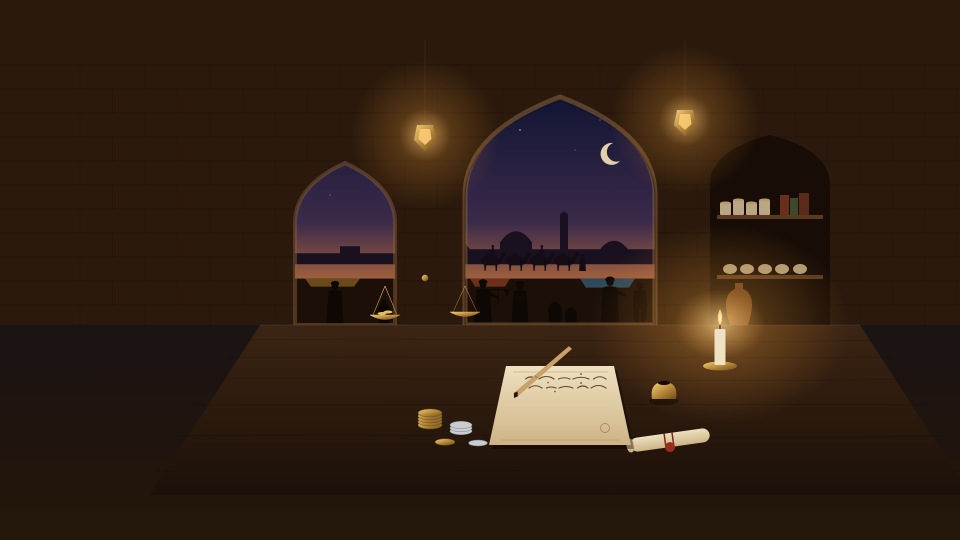
#> input picture art/reference/abbasid.png, 1920 x 1080 px, found by its file name (shown at 1/2 size)
$ python compare.py
#> lines starting #> are read from the running program, lines starting #| are printed output that depends on the picture
### tools/render/post.py
"""Finish renders like a film still (bloom, gentle S-curve, vignette, grain) and hand them to the site.
python post.py [id ...]   (default: every finished render in final/)
"""
import json, os, sys, glob
import numpy as np
from PIL import Image, ImageFilter

FINAL = "/home/claude/render/final"
SITE = "/home/claude/siena-web"
PLATES = os.path.join(SITE, "art/plates")
THREADS = os.path.join(SITE, "content/plate-threads.json")
os.makedirs(PLATES, exist_ok=True)


EXPOSURE = {"centuries-ledger": 1.3, "centuries-accountbook": 1.2}


def grade(path, bloom=0.22, vignette=0.28, grain=0.010, contrast=0.12, seed=0, exposure=1.0):
#> called with path = '/home/claude/render/final4/abbasid.png', bloom = 0.22, vignette = 0.28, grain = 0.01, contrast = 0.12, seed = 7, exposure = 1.08
    im = Image.open(path)
#> im is the input picture: PIL image 1920x1080 RGB; mean R, G, B 49.9, 32.7, 20.9
    a = np.asarray(im).astype(np.float32)
    a = a / (65535.0 if a.max() > 255 else 255.0)
    a = a[..., :3] * exposure
    h, w = a.shape[:2]
#> h = 1080; w = 1920
    # bloom from highlights
    lum = a @ np.array([0.2126, 0.7152, 0.0722], np.float32)
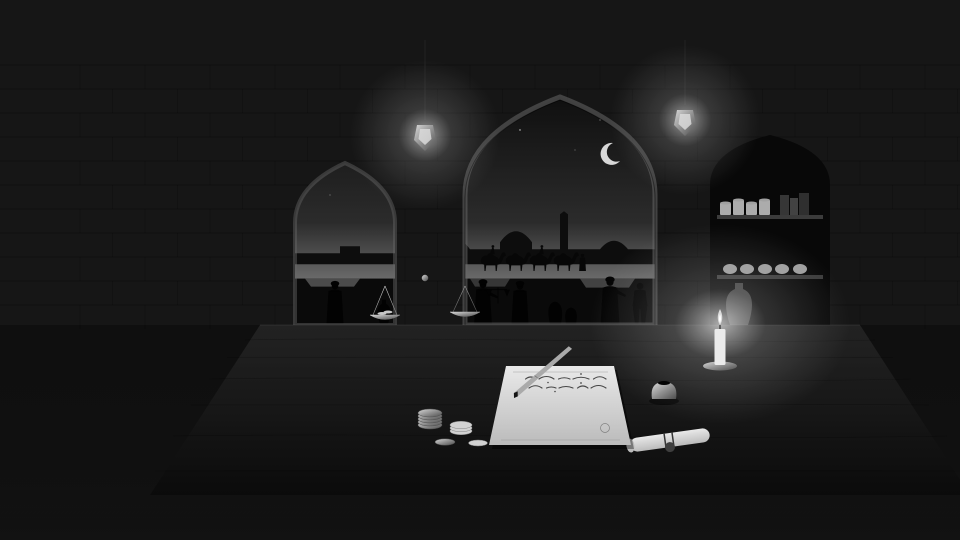
#> lum: shape (1080, 1920) float32 (shown at 1/2 size); min 0.0302, max 1.04, mean 0.15; drawn with min black and max white
    hi = np.clip((lum - 0.72) / 0.28, 0, 1)[..., None] * a
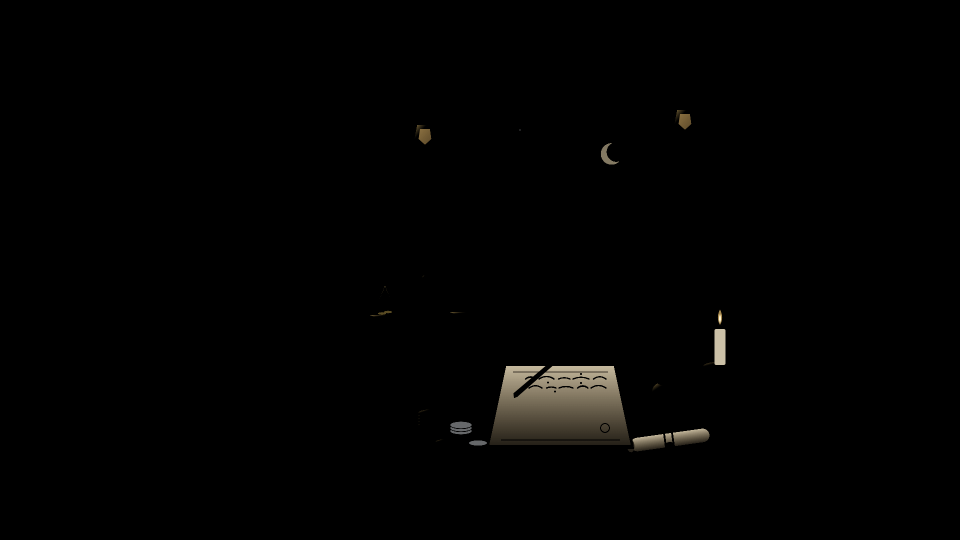
#> hi: shape (1080, 1920, 3) float32 (shown at 1/2 size); mean R, G, B 0.0105, 0.00964, 0.00784; drawn with min black and max white
    hi_img = Image.fromarray((hi * 255).astype(np.uint8))
    b1 = np.asarray(hi_img.filter(ImageFilter.GaussianBlur(w * 0.006)), np.float32) / 255
    b2 = np.asarray(hi_img.filter(ImageFilter.GaussianBlur(w * 0.025)), np.float32) / 255
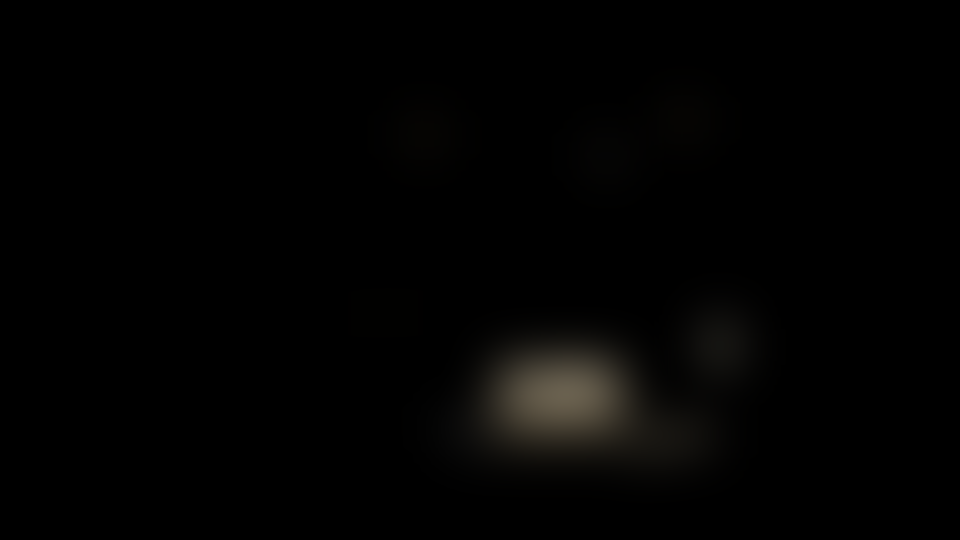
#> b2: shape (1080, 1920, 3) float32 (shown at 1/2 size); mean R, G, B 0.0104, 0.00952, 0.00773
    a = a + bloom * (0.6 * b1 + 0.8 * b2)
    # gentle S-curve around mid grey
    a = np.clip(a, 0, 1)
    a = a + contrast * (a - a ** 2) * (a - 0.5) * 4
    # vignette
    yy, xx = np.mgrid[0:h, 0:w].astype(np.float32)
    r = np.sqrt(((xx - w * 0.56) / (w * 0.62)) ** 2 + ((yy - h * 0.55) / (h * 0.72)) ** 2)
    a *= (1 - vignette * np.clip(r - 0.35, 0, 1) ** 1.6)[..., None]
    # grain (luminance, finer in highlights)
    rng = np.random.default_rng(seed)
    g = rng.normal(0, grain, (h, w)).astype(np.float32)
    g = np.asarray(Image.fromarray(((g + 0.5) * 255).clip(0, 255).astype(np.uint8)).filter(ImageFilter.GaussianBlur(0.6)), np.float32) / 255 - 0.5
    a += g[..., None] * (1.2 - np.clip(lum, 0, 1)[..., None])
    return Image.fromarray((np.clip(a, 0, 1) * 255 + 0.5).astype(np.uint8))


def cine(img, sat=1.12, contrast=0.18, shadow_tint=(0.0, 0.0, 0.0), high_tint=(0.0, 0.0, 0.0), black=0.012):
    """Cinematic finish on top of grade(): saturation, filmic contrast, split toning, a soft black floor."""
#> called with sat = 1.14, contrast = 0.2, shadow_tint = (0.006, 0, -0.004), high_tint = (0.02, 0.008, -0.014), black = 0.012
    a = np.asarray(img, np.float32) / 255
    lum = (a @ np.array([0.2126, 0.7152, 0.0722], np.float32))[..., None]
#> lum: shape (1080, 1920, 1) float32
    a = lum + (a - lum) * sat
    a = np.clip(a, 0, 1)
    a = a + contrast * (a - a ** 2) * (a - 0.45) * 4
    w_sh = np.clip(1 - lum * 2.2, 0, 1)
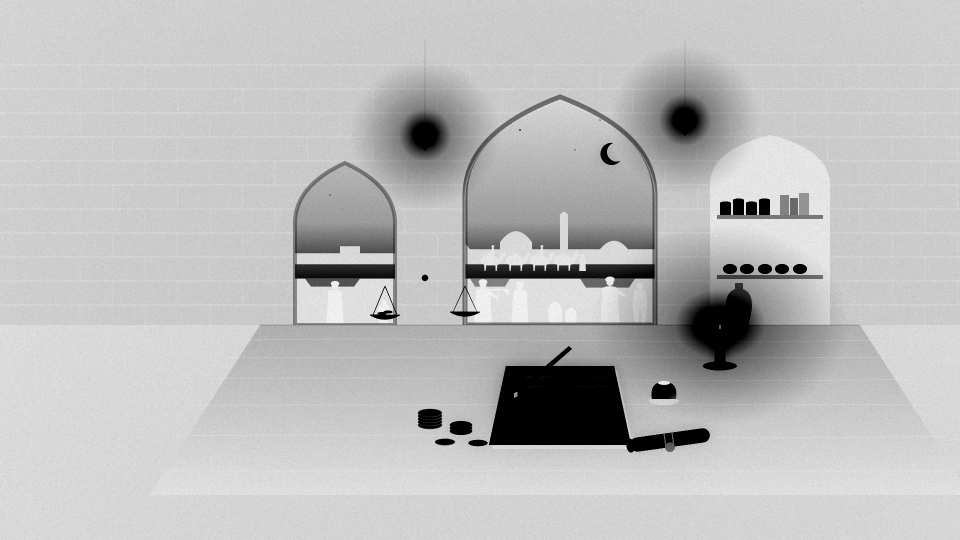
#> w_sh: shape (1080, 1920, 1) float32 (shown at 1/2 size); min 0, max 0.991, mean 0.741
    w_hi = np.clip((lum - 0.45) * 2, 0, 1)
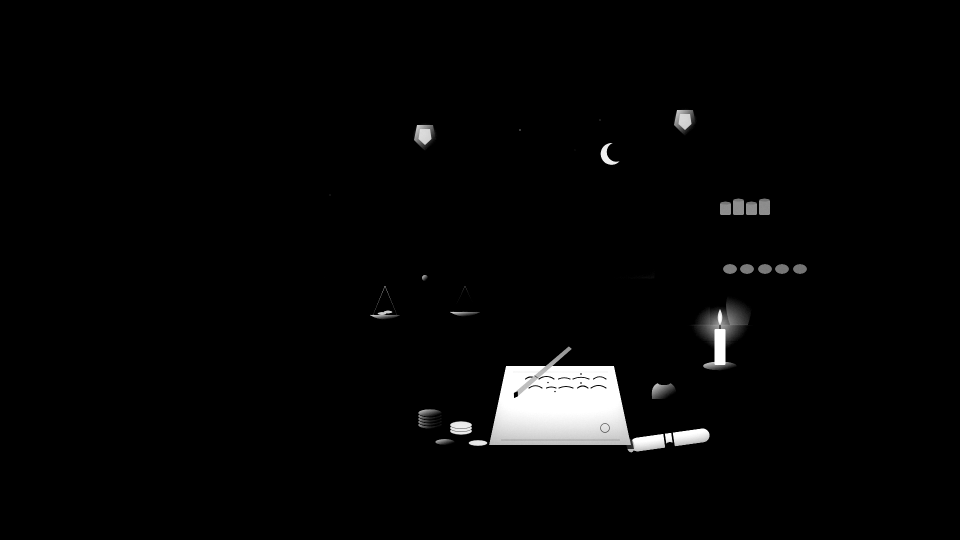
#> w_hi: shape (1080, 1920, 1) float32 (shown at 1/2 size); min 0, max 1, mean 0.0246
    a = a + w_sh * np.array(shadow_tint, np.float32) + w_hi * np.array(high_tint, np.float32)
    a = black + (1 - black) * np.clip(a, 0, 1)
    return Image.fromarray((np.clip(a, 0, 1) * 255 + 0.5).astype(np.uint8))


LOOKS = {
    "abbasid": dict(sat=1.14, contrast=0.2, shadow_tint=(0.006, 0.0, -0.004), high_tint=(0.02, 0.008, -0.014)),
}


# [28 lines left out: function main, not called in this run]


# [3 lines that do not run on import are left out]

### tools/render/compare.py
import sys
from PIL import Image, ImageDraw, ImageFont
sys.path.insert(0, "/home/claude/render")
import post
g = post.grade("/home/claude/render/final4/abbasid.png", exposure=1.08, seed=7)
g = post.cine(g, **post.LOOKS["abbasid"])
g.save("/home/claude/render/final4/abbasid_graded.jpg", quality=94, subsampling=0)
g.save("/mnt/user-data/outputs/abbasid-calibration.jpg", quality=94, subsampling=0)
ref = Image.open("/home/claude/siena-web/art/reference/target-abbasid.png").convert("RGB").resize((960, 540))
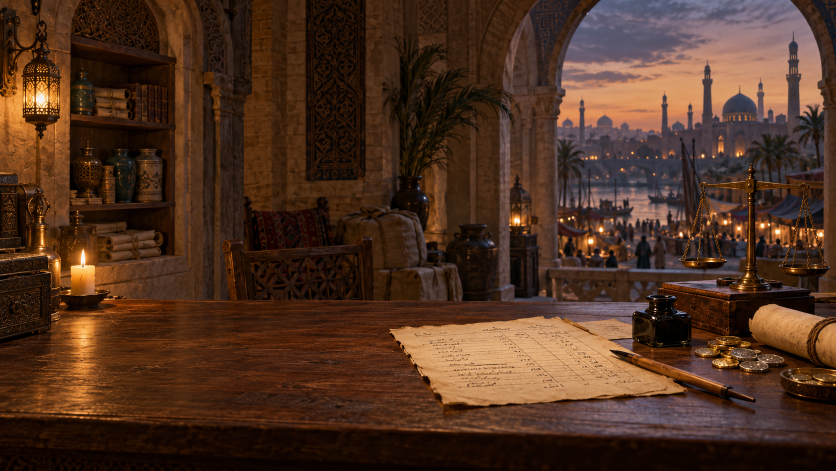
#> input picture art/reference/target-abbasid.png, 1672 x 941 px, found by its file name (shown at 1/2 size)
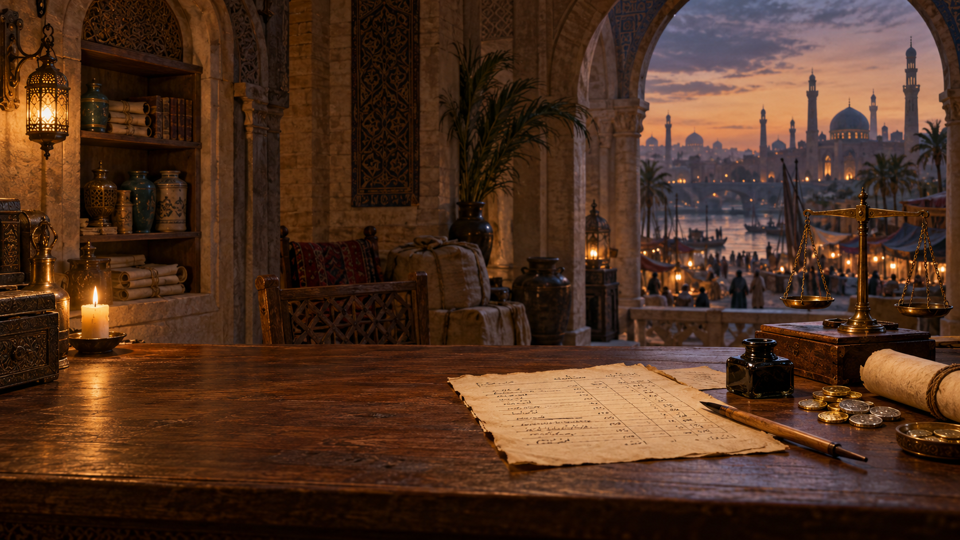
#> ref: PIL image 960x540 RGB; mean R, G, B 78.1, 49.3, 32.7
#> (the run stopped early here; a loop or call above may not have finished)
